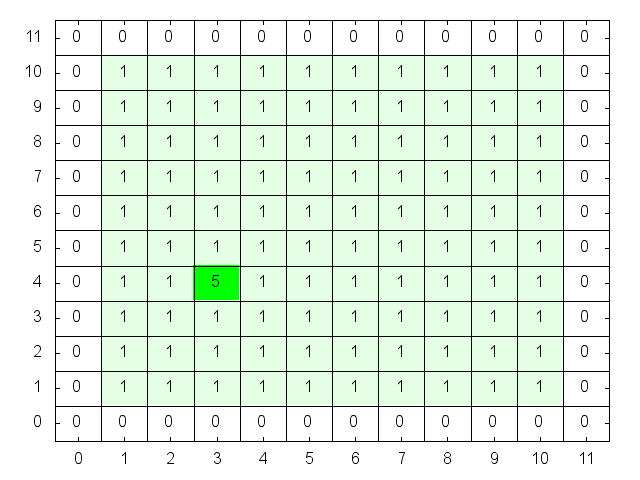

Generate this figure with gnuplot:
set term term_type;
set output output_file;
unset key
set view map scale 1
set xrange [ -0.500000 : 11.50000 ] noreverse nowriteback
set yrange [ -0.500000 : 11.50000 ] noreverse nowriteback
set xtics 0,1
set ytics 0,1
set mxtics 2
set mytics 2
set grid mxtics front linetype -1
set grid mytics front linetype -1

set palette rgbformulae -7, 2, -7
unset colorbox
plot 'data/task_01.dat' matrix using 1:2:3 with image, \
     '' matrix using 1:2:( sprintf("%g",$3) ) with labels
unset output;
